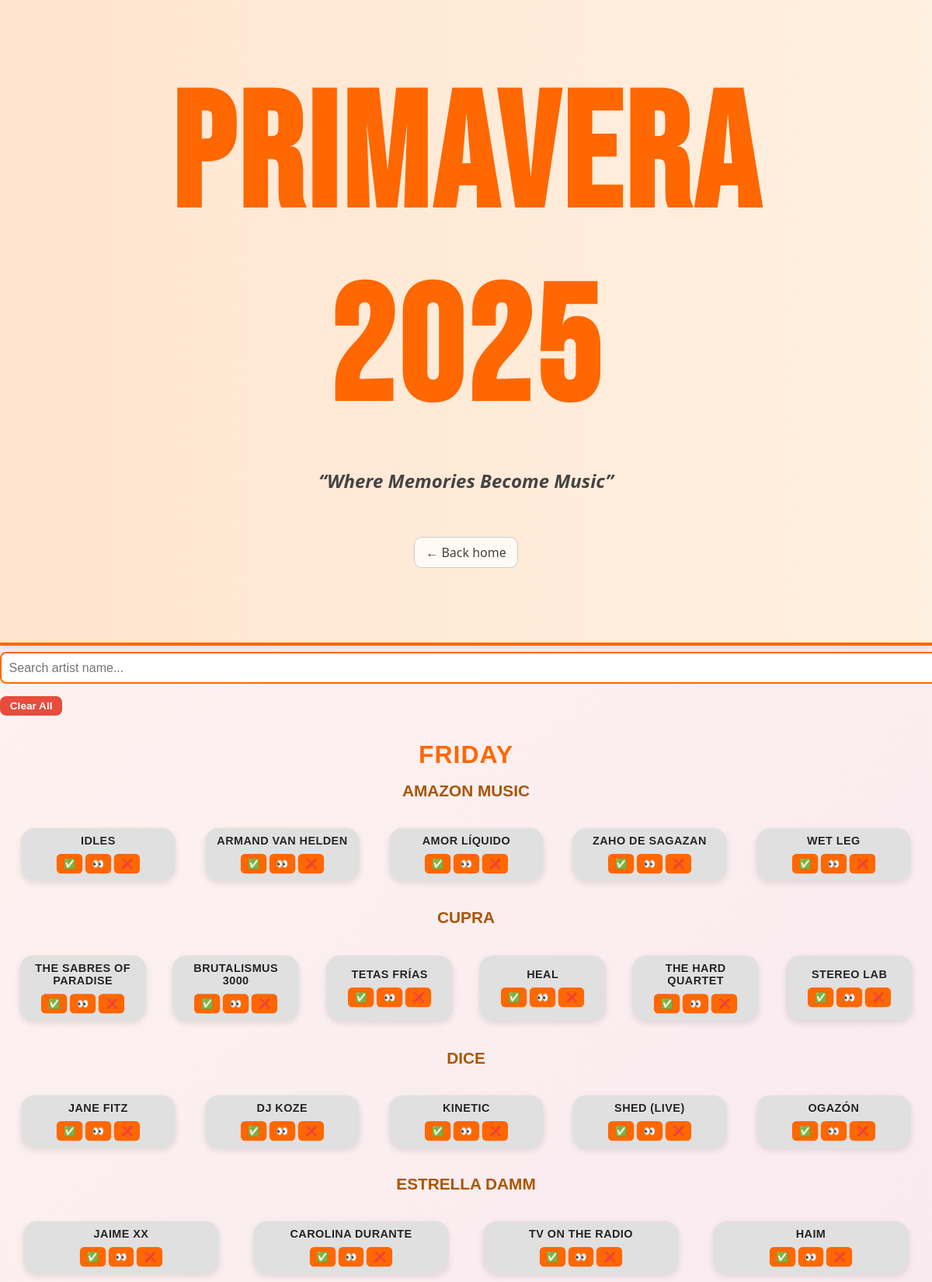
The page /year/2025 (upper part) on the database its author committed.
### models.py (models this page shows)
class Performance(db.Model):
    id = db.Column(db.Integer, primary_key=True)
    artist = db.Column(db.String(100), nullable=False)
    stage = db.Column(db.String(100))
    day = db.Column(db.String(20))  # e.g., "Friday"
    year = db.Column(db.Integer, nullable=False)
    experiences = db.relationship('Experience', backref='performance', lazy=True)

### app.py (the view)
        @app.route("/year/<int:year>")
        def lineup(year):
            performances = Performance.query.filter_by(year=year).order_by(Performance.day, Performance.stage).all()
            experience_entries = Experience.query.filter_by(user_id=USER_ID).all()
            experience_data = {
                exp.performance_id: {
                    "status": exp.viewing_status,
                    "rating": exp.rating
                } for exp in experience_entries
            }
            slogans = {
                2022: "The New Normal",
                2023: "I'll Be Your Mirror",
                2024: "This Is Love",
                2025: "Where Memories Become Music"
            }
            slogan = slogans.get(year, "Primavera Forever")
            theme_class = f"theme-{year}"
            return render_template(
                "lineup.html",
                year=year,
                performances=performances,
                experience_data=experience_data,
                theme_class=theme_class,
                slogan=slogan
            )

### templates/lineup.html (shortened to what this page needs)
<!DOCTYPE html>
<html lang="en">
<head>
  <link rel="stylesheet" href="{{ url_for('static', filename='style.css') }}">
</head>
<body class="{{ theme_class }}" data-year="{{ year }}">
  <div class="page-banner">
    <h1 style="font-family: 'Bebas Neue', sans-serif; font-size: 13rem; letter-spacing: 5px;">PRIMAVERA {{ year }}</h1>
    <p class="slogan">“{{ slogan }}”</p>
    <p><a href="/" class="back-home">← Back home</a></p>
  </div>
  <div class="filters">
    <input id="searchInput" class="search-bar" type="text" placeholder="Search artist name...">
    <button id="clearAllBtn" class="clear-button" data-year="{{ year }}">Clear All</button>
  </div>
  {% set days = performances | map(attribute='day') | list | unique %}
  {% for day in days %}
    <section class="day-section">
      <h2 class="day-heading">{{ day }}</h2>
      {% set day_perfs = performances | selectattr('day', 'equalto', day) | list %}
      {% set stages = day_perfs | map(attribute='stage') | list | unique %}
      {% for stage in stages %}
        <div class="stage-group">
          <h3 class="stage-heading">{{ stage }}</h3>
          <div class="artist-grid">
            {% for perf in day_perfs if perf.stage == stage %}
              {% set exp = experience_data.get(perf.id, {}) %}
              {% set status = exp.status %}
              {% set rating = exp.rating %}
              {% set size_class = {
                ('watched', 'good'): 'huge',
                ('watched', 'okay'): 'large',
                ('watched', 'bad'): 'medium',
                ('glanced', None): 'small',
                ('skipped', None): 'tiny'
              }.get((status, rating), 'tiny') %}
              {% set color_class = {
                'watched': 'bright',
                'glanced': 'glance',
                'skipped': 'red'
              }.get(status, 'default') %}
              {% if rating == 'bad' %}
                {% set color_class = 'meh' %}
              {% elif rating == 'good' %}
                {% set color_class = 'good' %}
              {% elif rating == 'okay' %}
                {% set color_class = 'okay' %}
              {% endif %}
              <div class="artist-bubble {{ size_class }} {{ color_class }}" data-performance-id="{{ perf.id }}" data-artist="{{ perf.artist | lower }}">
                <div class="artist-name">{{ perf.artist }}</div>
                <div class="bubble-controls">
                  <button onclick="setStatus({{ perf.id }}, 'watched')">✅</button>
                  <button onclick="setStatus({{ perf.id }}, 'glanced')">👀</button>
                  <button onclick="setStatus({{ perf.id }}, 'skipped')">❌</button>
                </div>
              </div>
            {% endfor %}
          </div>
        </div>
      {% endfor %}
    </section>
  {% endfor %}
</body>
</html>

### static/style.css (style rules this page uses)
body { font-family: 'Poppins', 'Segoe UI', Tahoma, Geneva, Verdana, sans-serif; margin: 0; padding: 0; background: linear-gradient(135deg, #fff5f0, #f8e9f0, #ffe2df, #fff6d5); color: #222; }
.page-banner { text-align: center; padding: 5rem 2rem; background: linear-gradient(to right, #ffe5d0, #fff0e0); border-bottom: 4px solid #ff6700; box-shadow: 0 4px 12px rgba(0,0,0,0.1); animation: fadeInUp 0.6s ease; }
.page-banner h1 { font-size: 4.2rem; color: #ff6700; text-transform: uppercase; letter-spacing: 2px; font-family: 'Poppins', sans-serif; }
.slogan { font-style: italic; font-weight: 600; font-size: 1.5rem; color: #444; }
.back-home { display: inline-block; margin-top: 2rem; font-size: 1rem; text-decoration: none; color: #444; border: 1px solid #ccc; padding: 8px 14px; border-radius: 10px; background-color: #fffaf4; transition: all 0.2s ease; }
.day-heading { text-align: center; margin: 2rem 0 1rem; font-size: 2rem; color: #ff6700; text-transform: uppercase; letter-spacing: 1px; font-family: 'Poppins', sans-serif; }
.stage-heading { margin: 1rem 0; font-size: 1.3rem; color: #aa5500; text-align: center; text-transform: uppercase; font-weight: bold; font-family: 'Poppins', sans-serif; }
.artist-grid { display: grid; grid-template-columns: repeat(auto-fit, minmax(160px, 1fr)); gap: 1rem; padding: 1rem; }
.artist-bubble { background-color: #f2f2f2; border-radius: 20px; padding: 1rem; text-align: center; transition: all 0.3s ease, transform 0.3s ease; box-shadow: 0 4px 10px rgba(0, 0, 0, 0.1); display: flex; flex-direction: column; align-items: center; justify-content: center; color: #111; position: relative; text-shadow: 0 1px 1px rgba(255,255,255,0.4); }
.artist-name { font-weight: 800; font-size: 1rem; margin-bottom: 0.6rem; word-wrap: break-word; text-transform: uppercase; letter-spacing: 0.5px; font-family: 'Poppins', sans-serif; color: #222; text-shadow: 0 1px 1px rgba(255,255,255,0.6); }
.bubble-controls { display: flex; flex-wrap: wrap; justify-content: center; gap: 0.25rem; }
.bubble-controls button, .bubble-controls select { border: none; padding: 6px 10px; border-radius: 6px; cursor: pointer; font-weight: bold; font-size: 0.85rem; background-color: #ff6700; color: white; transition: background-color 0.2s ease, transform 0.2s ease; }
.default { background-color: #e0e0e0; color: #111; }
.tiny { font-size: 0.75rem; padding: 0.6rem; transform: scale(0.9); }
.clear-button { background-color: #e74c3c; color: white; font-weight: bold; border: none; padding: 0.3rem 0.8rem; border-radius: 8px; cursor: pointer; font-size: 0.85rem; margin-left: auto; }
.search-bar { width: 100%; margin-top: 0.5rem; padding: 0.6rem; border-radius: 8px; border: 2px solid #ff6700; font-size: 1rem; font-family: 'Poppins', sans-serif; margin-bottom: 1rem; }
.page-banner h1 { font-family: 'Bebas Neue', sans-serif; font-size: 5rem; letter-spacing: 2px; color: #ff6700; text-transform: uppercase; margin: 0; }

### rows shown on the page
Performance: day "FRIDAY", stage "AMAZON MUSIC", artist "IDLES"
Performance: artist "ARMAND VAN HELDEN"
Performance: artist "AMOR LÍQUIDO"
Performance: artist "ZAHO DE SAGAZAN"
Performance: artist "WET LEG"
Performance: stage "CUPRA", artist "THE SABRES OF PARADISE"
Performance: artist "BRUTALISMUS 3000"
Performance: artist "TETAS FRÍAS"
Performance: artist "HEAL"
Performance: artist "THE HARD QUARTET"
Performance: artist "STEREO LAB"
Performance: stage "DICE", artist "JANE FITZ"
Performance: artist "DJ KOZE"
Performance: artist "KINETIC"
Performance: artist "SHED (LIVE)"
Performance: artist "OGAZÓN"
Performance: stage "ESTRELLA DAMM", artist "JAIME XX"
Performance: artist "CAROLINA DURANTE"
Performance: artist "TV ON THE RADIO"
Performance: artist "HAIM"

### other values the page prints
{{ year }} "2025"
{{ slogan }} "Where Memories Become Music"
